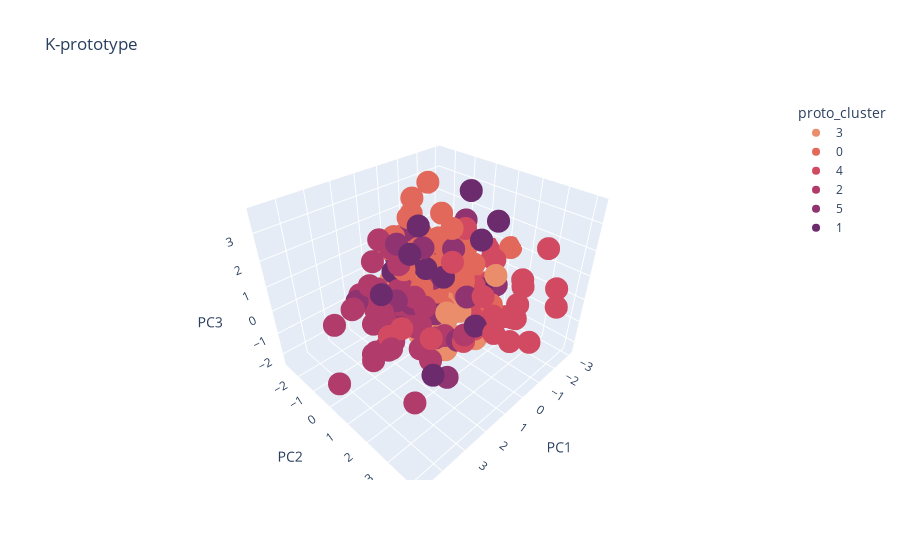

The code cell stored with this chart in its notebook:
### Code cell
fig = px.scatter_3d(X_pca, x='PC1', y='PC2', z='PC3',
              color='proto_cluster', title="K-prototype", color_discrete_sequence=palette)
fig.show()
fig.write_image("../output/pheno_Kprototype_dist.png")
